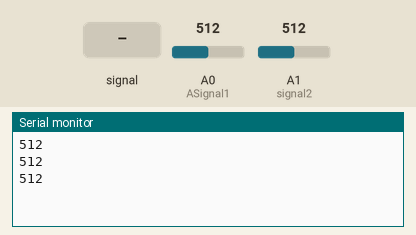
A sketch run on a simulated Arduino Uno, built with avr-gcc and run on an emulated ATmega328P. Shown: the last lines printed to the serial monitor. Inputs (shaded band) come from the test bench; at power-on: A0 (ASignal1) = 512, A1 (signal2) = 512.

Above: at 10.8 s.
10.9 s: A0 (ASignal1) fed a 200 Hz sine of ±81 counts around its level
At 20.7 s:
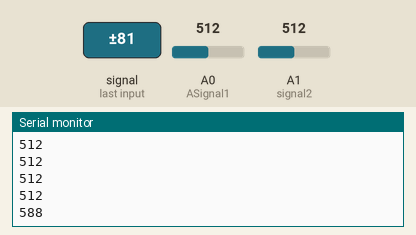
20.9 s: A1 (signal2) fed a 200 Hz sine of ±81 counts around its level
At 25.8 s:
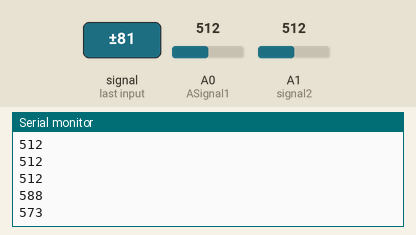
30.9 s: A0 (ASignal1) set to 716
At 35.9 s:
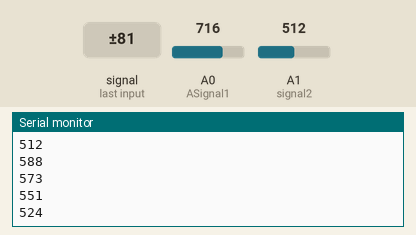
40.9 s: A1 (signal2) set to 306
At 45.9 s:
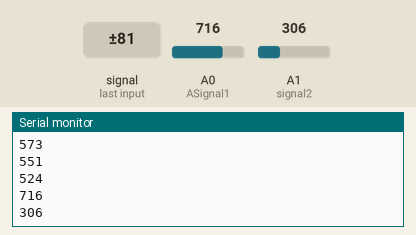
50.9 s: A0 (ASignal1) fed a 1000 Hz sine of ±255 counts around its level
At 60.7 s:
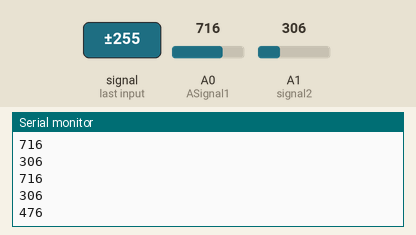
60.9 s: A1 (signal2) fed a 1000 Hz sine of ±255 counts around its level
At 66.0 s:
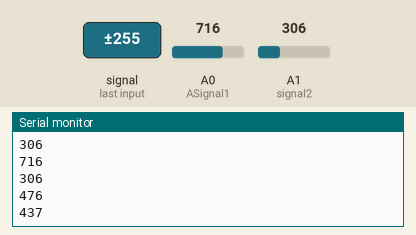
Timing chart, 0 to 67.5 s (numbered marks = the images above; inputs shaded):
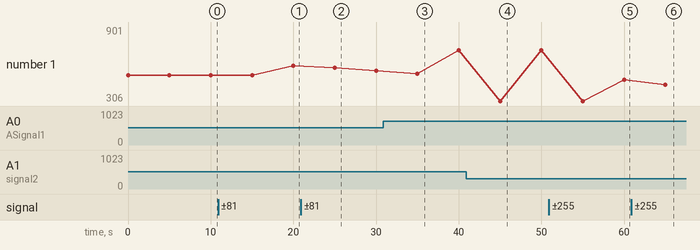

The sketch:

testSoilMoisture.ino
```cpp
int ASignal1 = A0;
int signal2 = A1;

void setup() {
  // put your setup code here, to run once:
  pinMode(ASignal1, INPUT);
  pinMode(signal2, INPUT);
  Serial.begin(9600);
}

void loop() {
  // put your main code here, to run repeatedly:
  Serial.println(analogRead(ASignal1));
  delay(5000);
  Serial.println(analogRead(signal2));
  delay(5000);
}
```

Measured:
- after the input at 10.9 s, the serial monitor: prints a new line after 9.1 s (image 1)
- after the input at 20.9 s, the serial monitor: prints a new line after 4.1 s (image 2)
- after the input at 40.9 s, the serial monitor: prints a new line after 4.1 s (image 4)
- after the input at 50.9 s, the serial monitor: prints a new line after 9.1 s (image 5)
- after the input at 60.9 s, the serial monitor: prints a new line after 4.1 s (image 6)
- plotted number 1: 512 → 588 after the input at 10.9 s, 551 → 716 after the input at 30.9 s, 716 → 476 after the input at 50.9 s
